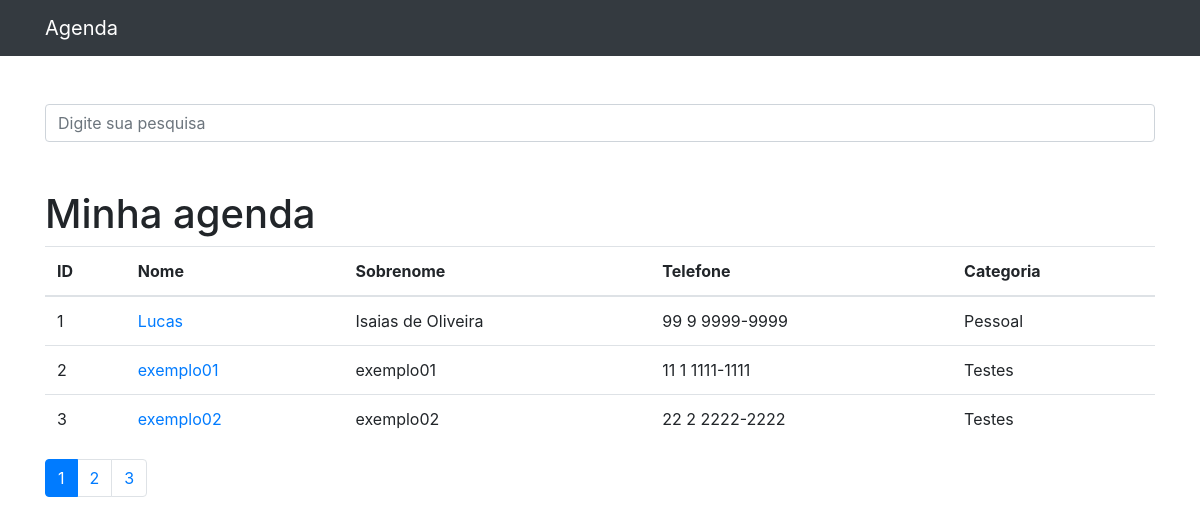
The page / on the database its author committed.
### contatos/models.py (models this page shows, shortened)
class Contato(models.Model):
    nome = models.CharField(max_length=255)
    sobrenome = models.CharField(max_length=255, blank=True)
    telefone = models.CharField(max_length=255)
    email = models.CharField(max_length=255, blank=True)
    data_criacao = models.DateTimeField(default=timezone.now)
    descricao = models.TextField(blank=True)
    categoria = models.ForeignKey(Categoria, on_delete=models.DO_NOTHING)
    mostrar = models.BooleanField(default=True)
    foto = models.ImageField(blank=True, upload_to="fotos/%Y/%m/")

class Categoria(models.Model):
    nome = models.CharField(max_length=255)
    def __str__(self):
        return self.nome

### contatos/views.py (the view)
# urls.py: path("", views.index, name="index"),
def index(request):
    contatos = Contato.objects.order_by("id").filter(mostrar=True)
    paginator = Paginator(contatos, 3)
    page = request.GET.get("p")
    contatos = paginator.get_page(page)
    return render(request, "contatos/index.html", {"contatos": contatos})

### contatos/templates/contatos/index.html
{% extends 'base.html'%}
{%block conteudo%}
<h1 class="mt-5">Minha agenda</h1>
{% block conteudo_tabela %}
<table class="table">
    <thead>
    <tr>
        <th>ID</th>
        <th>Nome</th>
        <th>Sobrenome</th>
        <th>Telefone</th>
        <th>Categoria</th>
    </tr>
    </thead>
    <tbody>
    {% for contato in contatos %}
    {% if contato.mostrar %}
    <tr>
        <td>
            {{ contato.id }}
        </td>
        <td>
            <a href="{% url 'ver_contato' contato.id %}">{{ contato.nome }}</a>
        </td>
        <td>{{ contato.sobrenome }}</td>
        <td>{{ contato.telefone }}</td>
        <td>{{ contato.categoria }}</td>
    </tr>
    {% endif %}
    {% endfor %}
    </tbody>
</table>
<nav aria-label="Page navigation example">
    <ul class="pagination">
        {% for pagina in contatos.paginator.page_range %}
        {% if contatos.number == pagina %}
        <li class="page-item active">
            <a class="page-link" href="?p={{ pagina }}&termo={{ request.GET.termo }}">{{ pagina }}</a>
        </li>
        {% else %}
        <li class="page-item">
            <a class="page-link" href="?p={{ pagina }}">{{ pagina }}</a>
        </li>
        {% endif %}
        {% endfor %}
    </ul>
</nav>
{%endblock%}
{%endblock%}

### rows shown on the page
Contato: id "1", nome "Lucas", sobrenome "Isaias de Oliveira", telefone "99 9 9999-9999", categoria "Pessoal"
Contato: id "2", nome "exemplo01", sobrenome "exemplo01", telefone "11 1 1111-1111", categoria "Testes"
Contato: id "3", nome "exemplo02", sobrenome "exemplo02", telefone "22 2 2222-2222", categoria "Testes"

### other values the page prints
{{ pagina }} "1"
{{ pagina }} "2" "3"
